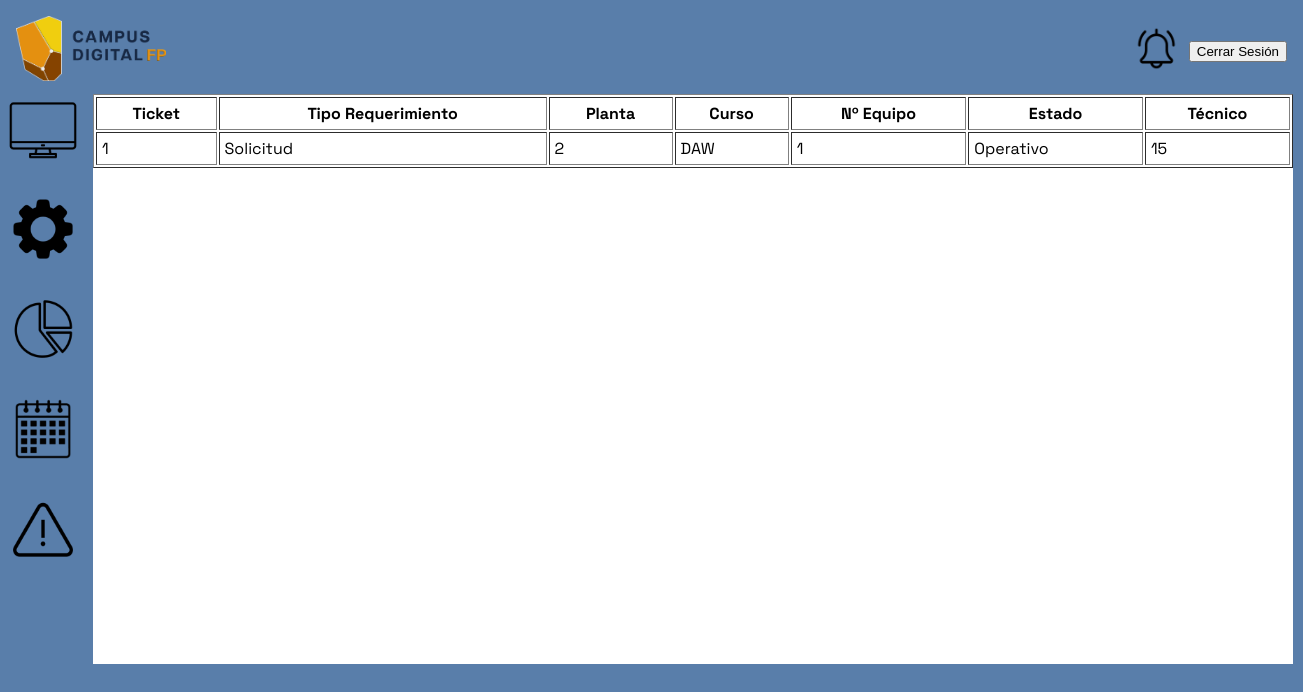
Screenshot of /admin_listado.php (signed in) with the database file from the repository.
### tables this page shows
CREATE TABLE `ticket` (
  `IDTicket` int(11) NOT NULL,
  `IDUsuario` int(11) DEFAULT NULL,
  `IDEquipo` int(11) DEFAULT NULL,
  `Tipo` varchar(50) DEFAULT NULL,
  `Descripcion` text DEFAULT NULL,
  `Estado` varchar(30) DEFAULT NULL,
  `FechaInicio` datetime DEFAULT NULL,
  `FechaFin` datetime DEFAULT NULL,
  `IdTecnicoAsignado` int(11) DEFAULT NULL
);

CREATE TABLE `equipo` (
  `IDEquipo` int(11) NOT NULL,
  `NumeroEquipo` varchar(30) DEFAULT NULL,
  `TipoEquipo` varchar(50) DEFAULT NULL,
  `Planta` int(11) DEFAULT NULL,
  `Aula` varchar(50) DEFAULT NULL,
  `Estado` varchar(45) DEFAULT NULL
);

CREATE TABLE `usuario` (
  `IDUsuario` int(11) NOT NULL,
  `Rol` varchar(15) DEFAULT NULL,
  `Nombres` varchar(50) DEFAULT NULL,
  `Apellidos` varchar(50) DEFAULT NULL,
  `Curso` varchar(50) DEFAULT NULL,
  `IDEquipo` int(11) DEFAULT NULL,
  `Correo` varchar(50) DEFAULT NULL,
  `Contrasena` varchar(255) DEFAULT NULL
);

### admin_listado.php (the view, shortened to what this page needs)
<!DOCTYPE html>
<html>
<head>
    <link rel="stylesheet" href="admin.css">
</head>
<body>
<header>
    <a href="admin_listado.php"><img src="img/logolargo.png" width="150" height="65" alt="Retorno al Menú de Administrador"></a>
    <div class="botones">
        <a href="mensajes.php"><img src="img/bellicon.png" width="45" height="45" alt="Buzón de Mensajes"></a>
        <a href="logout.php"><button type="button" class="btn">Cerrar Sesión</button></a>
    </div>
</header>
<nav>
    <a href="admin_listado.php"><img src="img/monitoricon.png" width="70" height="70" alt="Menú de Administrador"></a><br>
    <a href="requerimientosadmin.php"><img src="img/settingsicon.png" width="70" height="70" alt="Gestión de Solicitudes"></a><br>
    <a href="estadisticas_admin.php"><img src="img/piecharticon.png" width="70" height="70" alt="Estadísticas"></a><br>
    <a href="consultabsd.php"><img src="img/calendaricon.png" width="70" height="70" alt="Gestión de Incidencias"></a><br>
    <a href="errores_admin.php"><img src="img/warningicon.png" width="70" height="70" alt="Errores (Administrador)"></a><br>
</nav>
<div class="rectangulo">
        	<?php
$host = "localhost";
$usuario = "root";
$clave = "";
$bd = "basedatos";
$puerto = 3306;
$conexion = new mysqli($host, $usuario, $clave, $bd, $puerto);
$sql = "SELECT * FROM usuario JOIN ticket ON ticket.IDEquipo = usuario.IDEquipo JOIN equipo ON equipo.IDEquipo = usuario.IDEquipo";
$resultado = $conexion->query($sql);
if ($resultado && $resultado->num_rows > 0) {
    echo "<table border='1' cellpadding='5' width=100%>";
    echo "<tr>
            <th>Ticket</th>
            <th>Tipo Requerimiento</th>
            <th>Planta</th>
            <th>Curso</th>
            <th>Nº Equipo</th>
            <th>Estado</th>
            <th>Técnico</th>
          </tr>";
    while ($fila = $resultado->fetch_assoc()) {
        echo "<tr>
                <td>".$fila['IDTicket']."</td>
                <td>".$fila['Tipo']."</td>
                <td>".$fila['Planta']."</td>
                <td>".$fila['Curso']."</td>
                <td>".$fila['IDEquipo']."</td>
                <td>".$fila['Estado']."</td>
                <td>".$fila['IdTecnicoAsignado']."</td>
              </tr>";
    }
    echo "</table>";
} else {
    echo "No hay registros en la tabla usuario.";
}
?>
</div>
</body>
</html>

### admin.css (style rules this page uses)
.rectangulo { height: 570px; width: 1200px; background-color: white; margin-left:85px; }
body { background-color: #597eaa; font-family: 'Space Grotesk', 'Segoe UI'; }
nav { display:flex; flex-direction: column; gap: 2px; align-items: flex-start; width: 0px; height: 0px; border-radius: 0px; }
header { justify-content: space-between; display:flex; align-items:center; padding:8px; }
.botones { display:flex; align-items:center; gap:10px; justify-content: flex-end; }

### rows the page displays
ticket: IDTicket "1", Tipo "Solicitud", IDEquipo.Planta "2", usuario.Curso "DAW", IDEquipo.IDEquipo "1", IDEquipo.Estado "Operativo", IdTecnicoAsignado "15"
